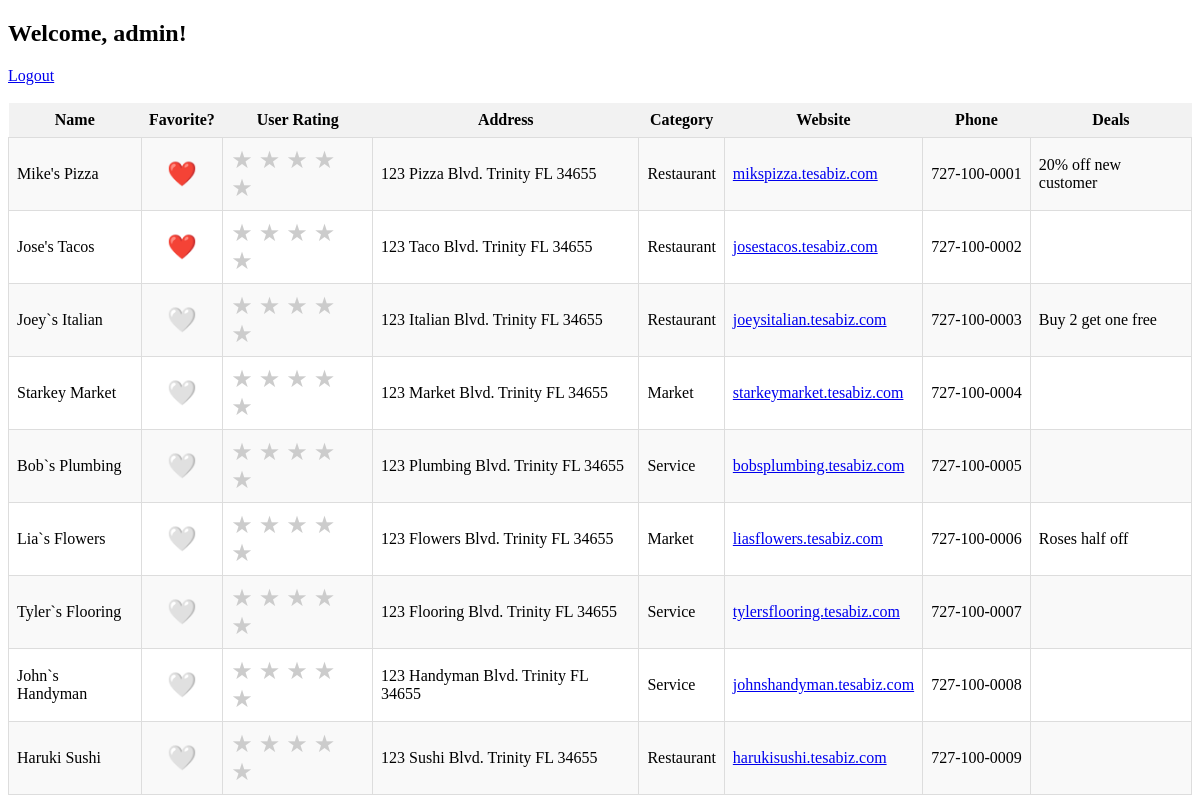
Page /businesses (signed in) on the committed database.
### tables this page shows
CREATE TABLE business (
            id INTEGER PRIMARY KEY AUTOINCREMENT,
            name TEXT NOT NULL,
            address TEXT NOT NULL,
            category INTEGER NOT NULL,
            phone TEXT NOT NULL,
            website TEXT NOT NULL,
            deal TEXT
        );

### app.py (the view)
@app.route("/businesses")
def businesses():
    if "user_id" not in session:
        return redirect("/")
    conn = get_db()
    cur = conn.cursor()
    cur.execute("""
        SELECT b.id, b.name, b.address, b.category, b.website, b.phone,
               CASE WHEN uf.id IS NOT NULL THEN 1 ELSE 0 END as is_favorite,
               COALESCE(br.rating, 0) as user_rating, b.deal
        FROM business b
        LEFT JOIN user_favorite uf ON b.id = uf.business_id AND uf.user_id = ?
        LEFT JOIN business_rating br ON b.id = br.business_id AND br.user_id = ?
    """, (session["user_id"],session["user_id"],))
    rows = cur.fetchall()
    return render_template("businesses.html", name=session["first"], businesses=rows)

### app.py (called while the page is built)
def get_db():
    return sqlite3.connect("business_app.db", check_same_thread=False)

### templates/businesses.html (shortened to what this page needs)
<!DOCTYPE html>
<html>
<head>
</head>
<body>
<h2>Welcome, {{ name }}!</h2>
<a href="/logout">Logout</a>
<br><br>
<table id="bizTable">
    <tr>
        <th onclick="sortTable(0)">Name</th>
        <th onclick="sortTable(1)">Favorite?</th>
        <th onclick="sortTable(2)">User Rating</th>
        <th onclick="sortTable(3)">Address</th>
        <th onclick="sortTable(4)">Category</th>
        <th onclick="sortTable(5)">Website</th>
        <th onclick="sortTable(6)">Phone</th>
        <th onclick="sortTable(7)">Deals</th>
    </tr>
    {% for b in businesses %}
    <tr>
        <td>{{ b[1] }}</td>
        <td class="favorite-cell">
            <a href="/favorite/{{ b[0] }}" class="favorite-heart">
                {% if b[6] == 1 %}
                    ❤️
                {% else %}
                    🤍
                {% endif %}
            </a>
        </td>
        <td>
            <div class="rating">
                <a href="/rate/{{ b[0] }}/1" class="{% if b[7] >= 1 %}star-filled{% else %}star-empty{% endif %}">★</a>
                <a href="/rate/{{ b[0] }}/2" class="{% if b[7] >= 2 %}star-filled{% else %}star-empty{% endif %}">★</a>
                <a href="/rate/{{ b[0] }}/3" class="{% if b[7] >= 3 %}star-filled{% else %}star-empty{% endif %}">★</a>
                <a href="/rate/{{ b[0] }}/4" class="{% if b[7] >= 4 %}star-filled{% else %}star-empty{% endif %}">★</a>
                <a href="/rate/{{ b[0] }}/5" class="{% if b[7] >= 5 %}star-filled{% else %}star-empty{% endif %}">★</a>
            </div>
        </td>
        <td>{{ b[2] }}</td>
        <td>{{ b[3] }}</td>
        <td><a href="{{ b[4] }}" target="_blank">{{ b[4] }}</a></td>
        <td>{{ b[5][:3] }}-{{ b[5][3:6] }}-{{ b[5][-4:] }}</td>
        <td>{{ b[8] }}</td>
    </tr>
    {% endfor %}
</table>
</body>
</html>

### templates/businesses.html (style rules this page uses)
.rating { display: inline-block; }
.rating a { text-decoration: none; font-size: 1.5em; margin-right: 2px; }
.star-empty { color: #ccc; }
.favorite-cell { text-align: center; }
.favorite-heart { font-size: 1.5em; text-decoration: none; }
th { cursor: pointer; background-color: #f2f2f2; padding: 8px; position: relative; }
table { border-collapse: collapse; width: 100%; }
td { padding: 8px; border: 1px solid #ddd; }
tr:nth-child(even) { background-color: #f9f9f9; }

### rows in the picture
business: name "Mike's Pizza", address "123 Pizza Blvd. Trinity FL 34655", category "Restaurant", website "mikspizza.tesabiz.com", phone "727", phone "100", phone "0001", deal "20% off new customer"
business: name "Jose's Tacos", address "123 Taco Blvd. Trinity FL 34655", category "Restaurant", website "josestacos.tesabiz.com", phone "727", phone "100", phone "0002"
business: name "Joey`s Italian", address "123 Italian Blvd. Trinity FL 34655", category "Restaurant", website "joeysitalian.tesabiz.com", phone "727", phone "100", phone "0003", deal "Buy 2 get one free"
business: name "Starkey Market", address "123 Market Blvd. Trinity FL 34655", category "Market", website "starkeymarket.tesabiz.com", phone "727", phone "100", phone "0004"
business: name "Bob`s Plumbing", address "123 Plumbing Blvd. Trinity FL 34655", category "Service", website "bobsplumbing.tesabiz.com", phone "727", phone "100", phone "0005"
business: name "Lia`s Flowers", address "123 Flowers Blvd. Trinity FL 34655", category "Market", website "liasflowers.tesabiz.com", phone "727", phone "100", phone "0006", deal "Roses half off"
business: name "Tyler`s Flooring", address "123 Flooring Blvd. Trinity FL 34655", category "Service", website "tylersflooring.tesabiz.com", phone "727", phone "100", phone "0007"
business: name "John`s Handyman", address "123 Handyman Blvd. Trinity FL 34655", category "Service", website "johnshandyman.tesabiz.com", phone "727", phone "100", phone "0008"
business: name "Haruki Sushi", address "123 Sushi Blvd. Trinity FL 34655", category "Restaurant", website "harukisushi.tesabiz.com", phone "727", phone "100", phone "0009"

### other values in the picture
{{ name }} "admin"
